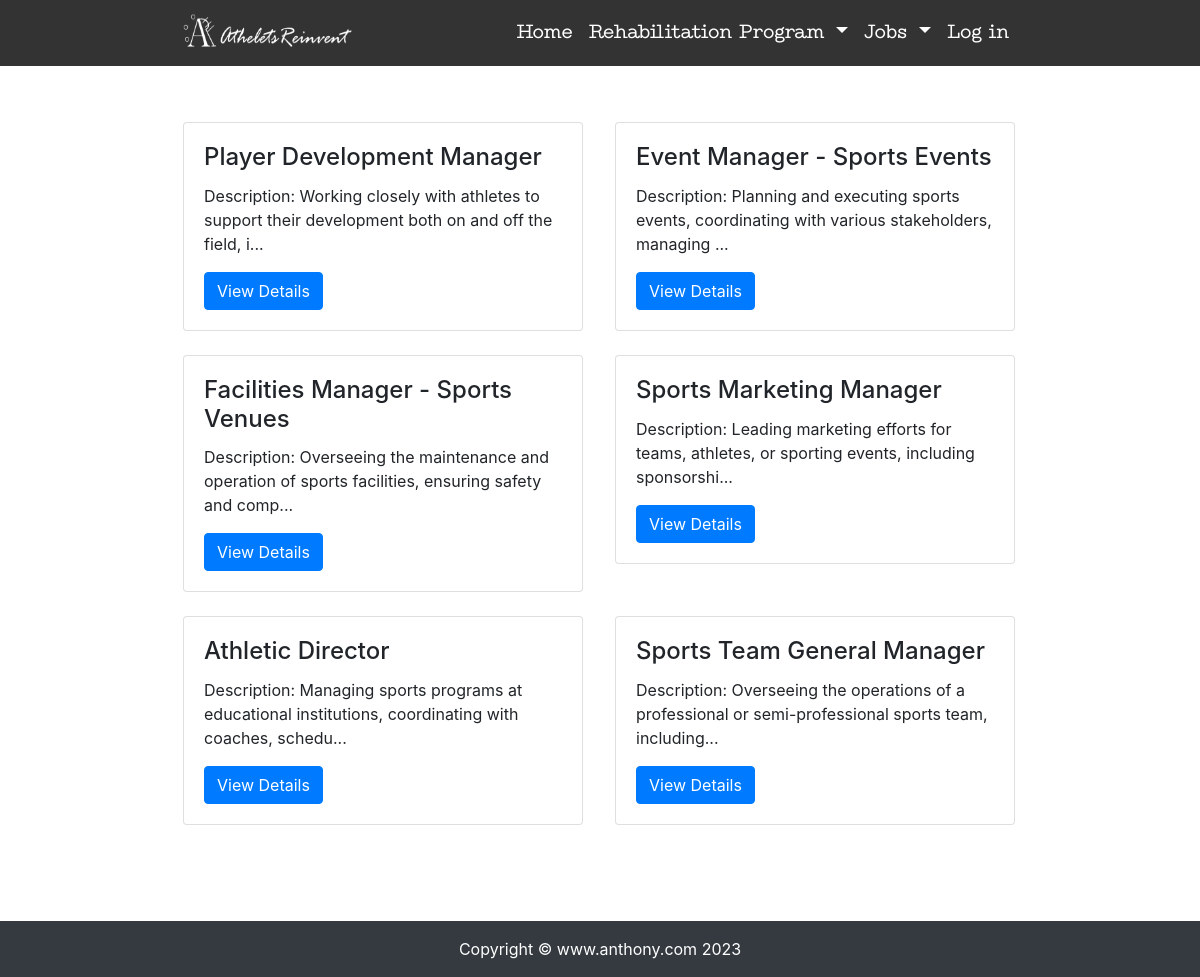
Page /find/Management-Job/ on the committed database.
### find/models.py (models this page shows, shortened)
class Management(models.Model):
    Management_Job = models.CharField(max_length=100)
    body = models.TextField()
    created = models.DateTimeField(default=timezone.now)
    avatar = models.ImageField(upload_to='Management_Job/%Y%m%d/', blank=True)
    class Meta:
        ordering = ('-created',)

### find/views.py (the view)
# urls.py: path('Management-Job/', views.Management_Job, name='Management_Job'),
def Management_Job(request):
    ManagementJob = Management.objects.all()
    context = {'Management_Job': ManagementJob}
    return render(request, 'Finding/Management.html', context)

### templates/Finding/Management.html (shortened to what this page needs)
{% extends "base.html" %}
{% load staticfiles %}
{% block content %}
<br><br>
<div class="container">
    <div class="row mt-2" >
        {% for MJ in Management_Job %}
        <div class="col-6 mb-4">
            <div class="card" style="width:400px">
                <div class="card-body">
                    <h4 class="card-title">{{ MJ.Management_Job }}</h4>
                    <p class="card-text">{{ MJ.body|slice:'100' }}...</p>
                    <a href="{% url 'find:Management_Job-detail' MJ.id %}" class="btn btn-primary">View Details</a>
                </div>
            </div>
        </div>
        {% endfor %}
    </div>
</div>
{% endblock content %}

### templates/base.html (style rules this page uses)
html, body { height: 100%; margin: 0; }
@media (min-width: 768px) { .container { max-width: 54rem !important; } }

### rows in the picture
Management: Management_Job "Player Development Manager", body "Description: Working closely with athletes to support their development both on and off the field, i"
Management: Management_Job "Event Manager - Sports Events", body "Description: Planning and executing sports events, coordinating with various stakeholders, managing"
Management: Management_Job "Facilities Manager - Sports Venues", body "Description: Overseeing the maintenance and operation of sports facilities, ensuring safety and comp"
Management: Management_Job "Sports Marketing Manager", body "Description: Leading marketing efforts for teams, athletes, or sporting events, including sponsorshi"
Management: Management_Job "Athletic Director", body "Description: Managing sports programs at educational institutions, coordinating with coaches, schedu"
Management: Management_Job "Sports Team General Manager", body "Description: Overseeing the operations of a professional or semi-professional sports team, including"
